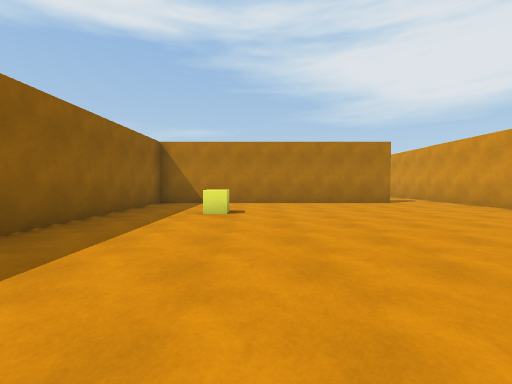
view 1 (above)

14 first-person views from a walk through a 3-D level made in the Unity game engine. The camera is 1.3 m above the floor, tilts 2° down and sees 90° across. The floor is counted in squares, 2 m on a side. Each view is taken from the middle of a square. On the plan, view 1 faces up. The plan holds only what a view shows up to about 9 squares ahead; the rest is blank. The player character is not drawn.

view 2
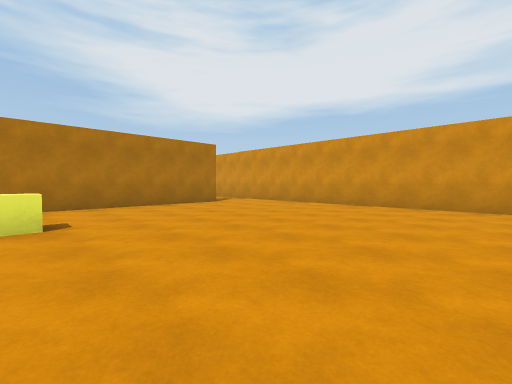

view 3
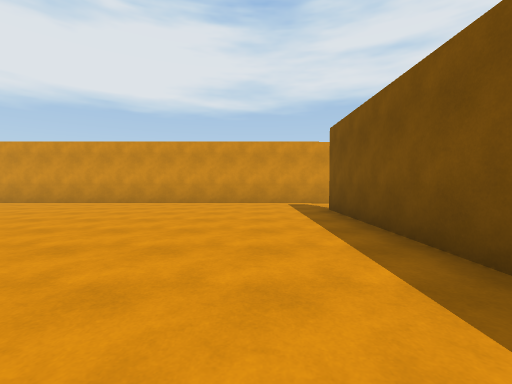

view 4
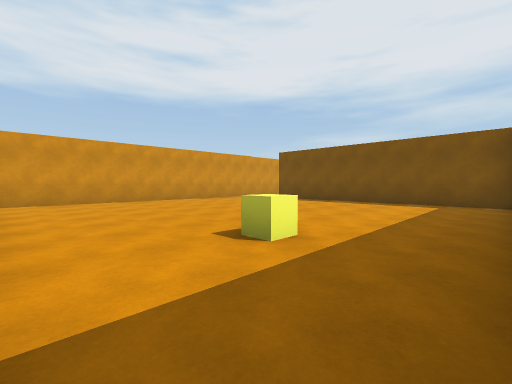

view 5
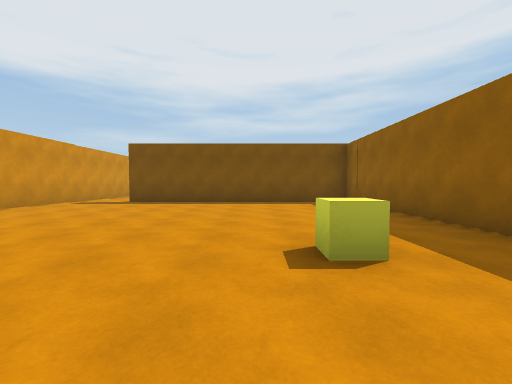

view 6
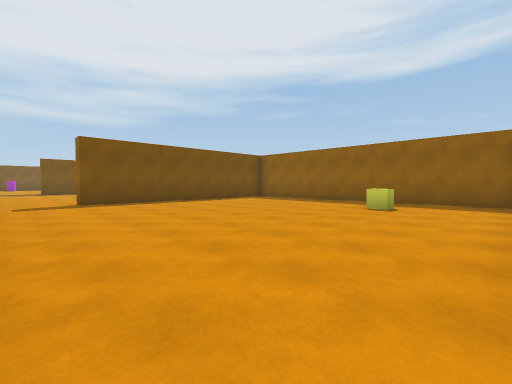

view 7
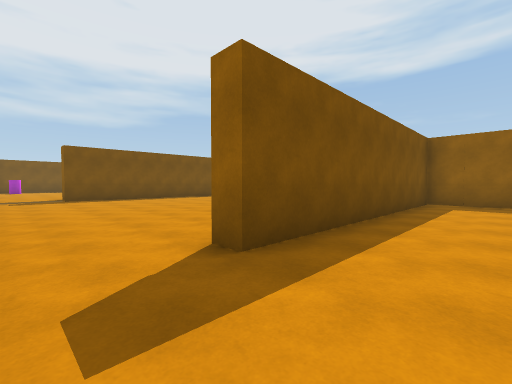

view 8
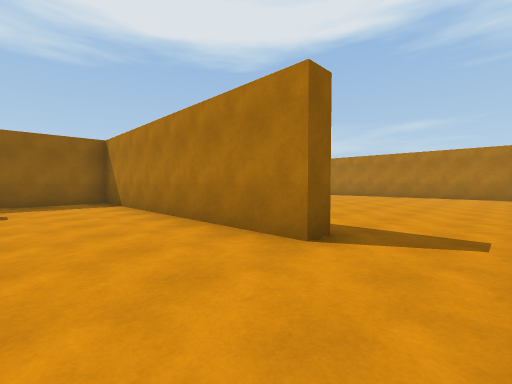

view 9
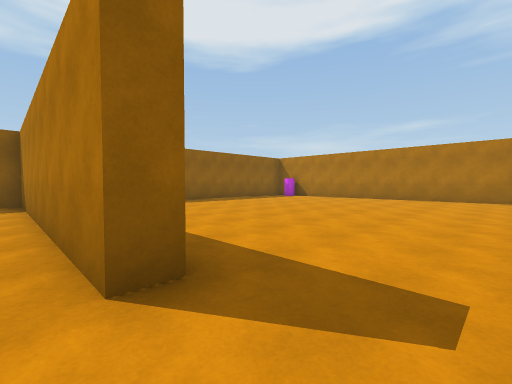

view 10
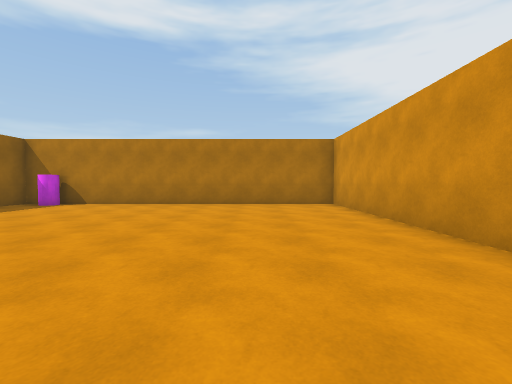

view 11
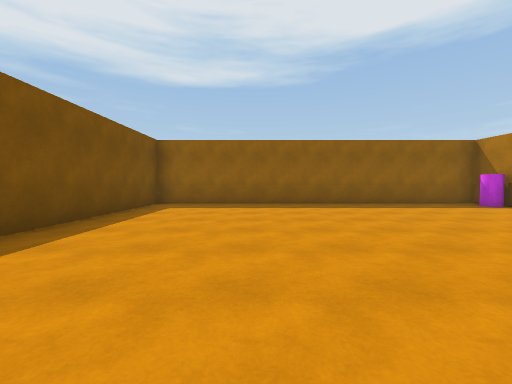

view 12
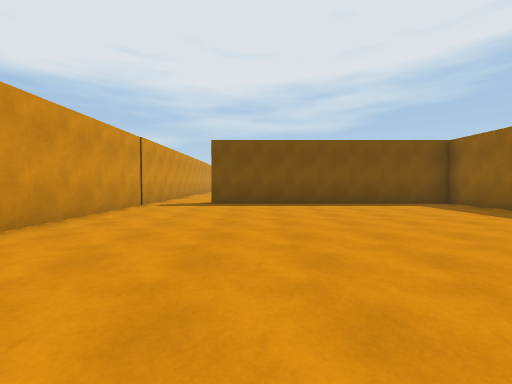

view 13
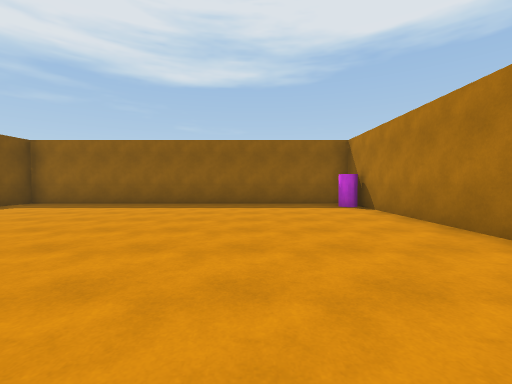

view 14
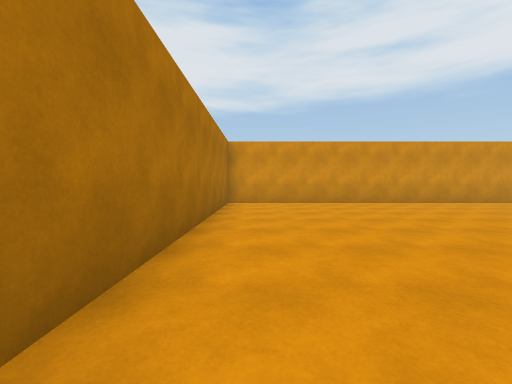

### Floor plan
Points are (right, up) in squares from view 1. A wall is a line through its corners. A room is listed if a view was taken in it or the views show most of it. See-through windows are left out.
Room 1 (views 1, 2, 3, 4, 5, 6, 7, 8, 9)
walls: (4.4, 8.4) (-3.1, 8.4) (-3.1, -0.8) (4.4, -0.8); (6.4, -0.5) (6.4, 8.5)
ways out: opening at (5.5, 9) to room 2; opening at (5.5, -1)
objects: yellow cube (-1, 6)
Room 2 (views 10, 11, 12, 13, 14)
walls: (6.4, 8.5) (6.4, 18.9) (-3.1, 18.9) (-3.1, 8.9) (4.4, 8.9) (4.4, 8.4)
ways out: opening at (5.5, 9) to room 1
objects: cylinder (-2, 19)

Positions as (right, up) in squares from view 1, and headings:
1: (0, 0), facing up
2: (-1, 1), facing up-right
3: (-2, 1), facing right
4: (-3, 8), facing down-right
5: (0, 8), facing down
6: (6, 8), facing down-left
7: (6, 1), facing down-left
8: (6, 6), facing up-left
9: (6, 8), facing up-left
10: (4, 11), facing up
11: (5, 12), facing left
12: (3, 17), facing down
13: (5, 16), facing left
14: (-2, 18), facing right
